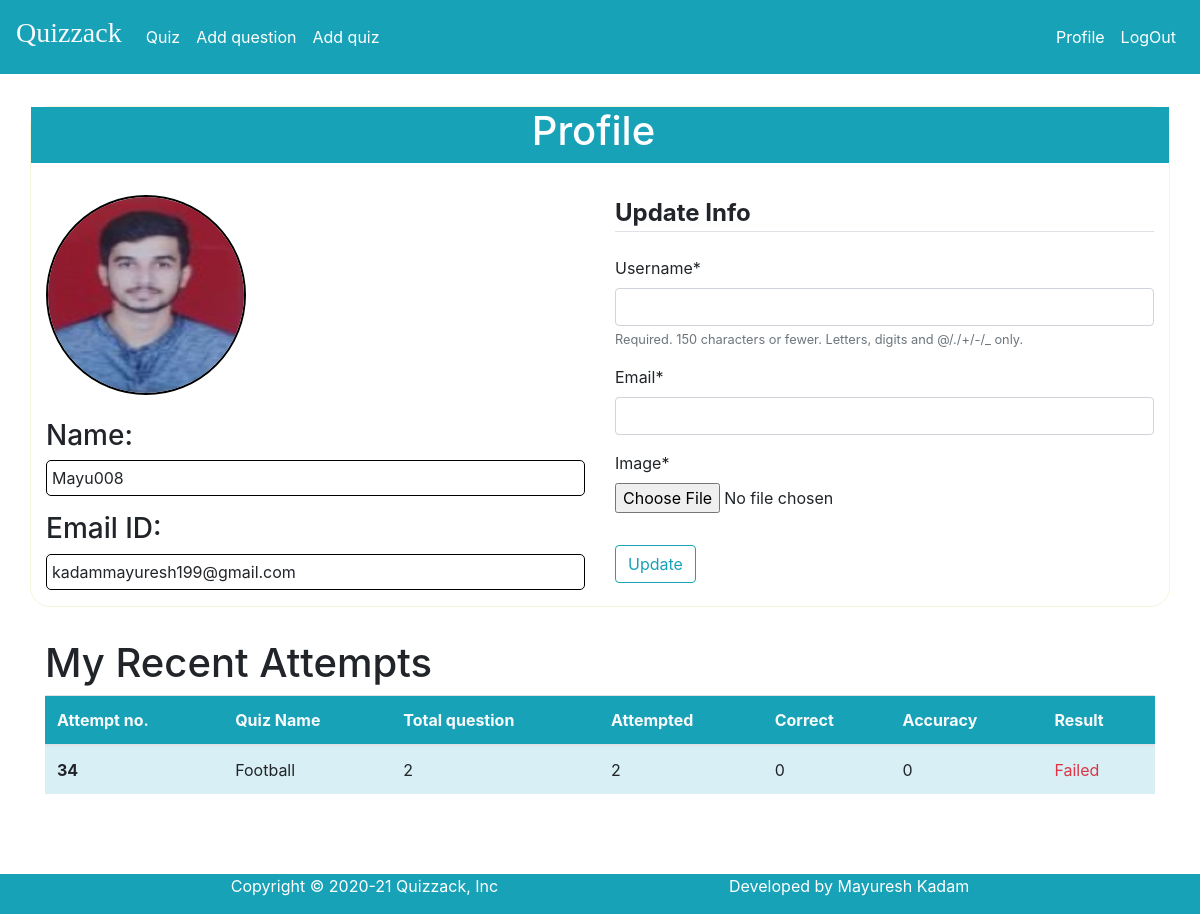
The page /profile/ (signed in) on the database as committed earlier.
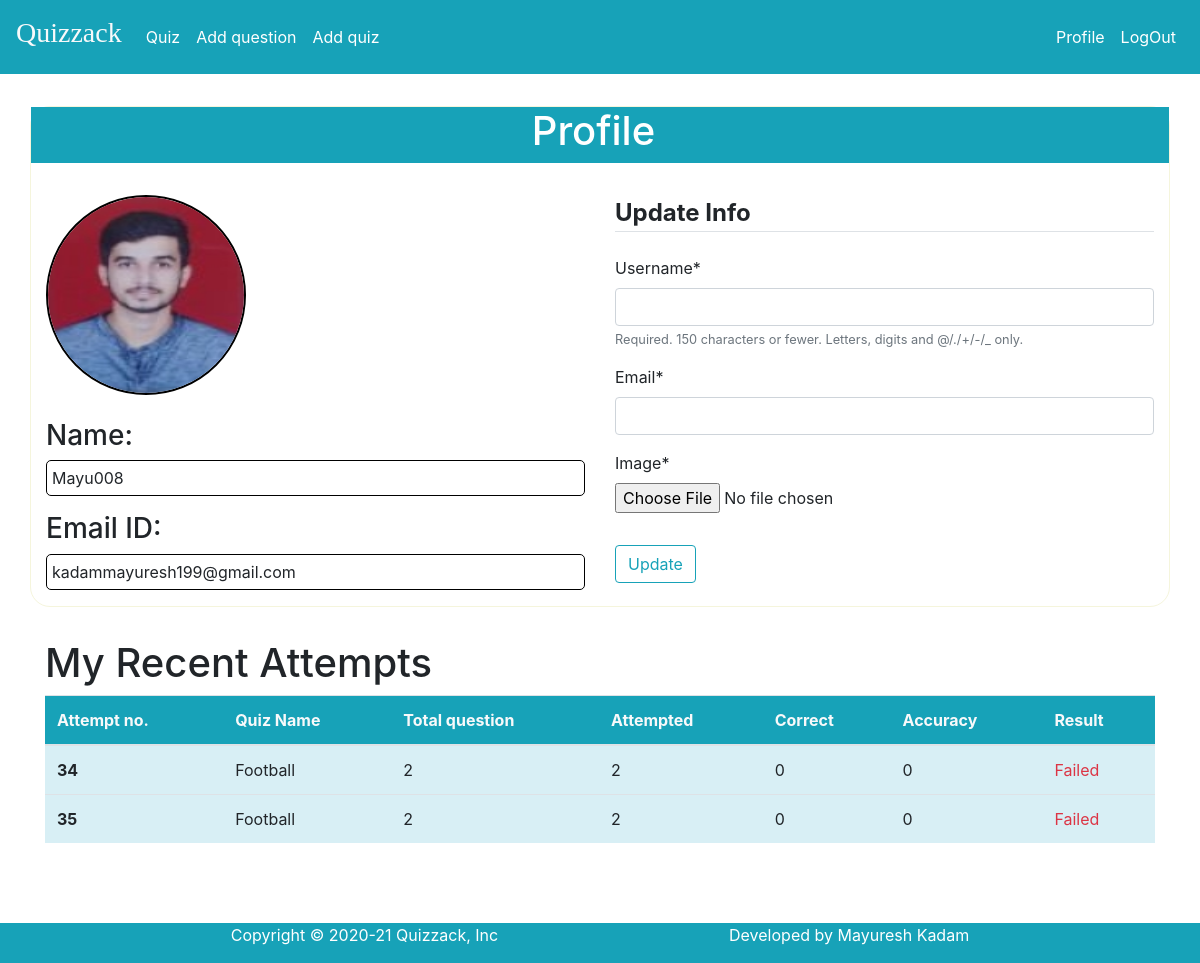
The same page on the database as committed later.
### blog/models.py (models this page shows, shortened)
class Attempts(models.Model):
	attemptId = models.AutoField(primary_key=True)
	q_name = models.CharField(max_length=500, default="",null=True)
	qAttempter = models.CharField(max_length=500, default="",null=True)
	totalQue = models.IntegerField(default= 0 )
	attemptedQue = models.IntegerField(default= 0)
	correct = models.IntegerField(default= 0)
	accuracy = models.IntegerField(default= 0)
	attemptedtime = models.DateTimeField(default=datetime.now())

### user/views.py (the view, shortened to what this page needs)
# urls.py: path('profile/',user_views.profile, name="profile"),
@login_required
def profile(request):
	u_form = UserUpdateForm()
	p_form = ProfileUpdateFrom()
	a=Attempts.objects.filter(qAttempter=request.user).order_by('attemptedtime')
	if(len(a)>5):
		attempts=a[len(a)-5:]
	else:
		attempts=a
	context = {
	'u_form': u_form,
	'p_form':p_form,
	'attempts':attempts,
	'length':len(attempts)
	}
	return render(request,'user/profile.html',context)

### user/forms.py
class UserUpdateForm(forms.ModelForm):
	email = forms.EmailField()
	class Meta:
		model = User
		fields=['username','email']

class ProfileUpdateFrom(forms.ModelForm):
	class Meta:
		model = Profile
		fields = ['image']

### user/templates/user/profile.html (shortened to what this page needs)
{% extends "blog/base.html" %}
{% load crispy_forms_tags %}
{% block content %}
<div class="py-3"></div>
    <div class="content-section container shadow-lg" style="border-radius:20px;border: 1px solid beige;">
      <div class="row bg-info"><h1 style="color:white;margin-left: 44%;">Profile</h1></div>
      <div class="py-3"></div>
      <div class="row">
      <div class="col-sm-6" >
          <div>
         <img class="rounded-circle account-img" src="{{ user.profile.image.url }}" style="width:200px;height:200px;border:2px solid black">
        </div>
        <br>
         <div>
          <h3>Name:</h3>
          <p style="border:1px solid black;border-radius:5px;padding:5px;">{{ user.username }}</p>
          <h3>Email ID:</h3>
          <p style="border:1px solid black;border-radius:5px;padding:5px;">{{ user.email }}</p>
        </div>
         </div>
         <div class="col-sm-6">
      <form method="POST" action="" enctype="multipart/form-data">
          <fieldset class="form-group">
              <legend class="border-bottom mb-4"><b>Update Info</b></legend>
              {{ u_form|crispy }}
              {{ p_form|crispy }}
          </fieldset>
          <div class="form-group">
              <button class="btn btn-outline-info" type="submit">Update</button>
          </div>
      </form>
    </div>
    </div>
    </div>
    <div class="py-3"></div>
    <div class="container" id="Attempt">
        <h1>My Recent Attempts</h1>
        {% ifequal length 0 %}
        <h5>Quiz not attempted yet.</h5>
        {% else %}
        <table class="table">
            <thead class="thead bg-info text-light">
              <tr>
                <th scope="col">Attempt no.</th>
                <th scope="col">Quiz Name</th>
                <th scope="col">Total question</th>
                <th scope="col">Attempted</th>
                <th scope="col">Correct</th>
                <th scope="col">Accuracy</th>
                <th scope="col">Result</th>
              </tr>
            </thead>
            <tbody >
                {% for i in attempts%}
                {% if i.accuracy >= 50.0 %}
                <tr style="background-color: rgb(216, 239, 245)">
                    <th scope="row">{{i.attemptId}}</th>
                    <td>{{i.q_name}}</td>
                    <td>{{i.totalQue}}</td>
                    <td>{{i.attemptedQue}}</td>
                    <td>{{i.correct}}</td>
                    <td>{{i.accuracy}}</td>
                    <td class="text-success">Passed</td>
                  </tr>
                  {% else %}
                  <tr style="background-color: rgb(216, 239, 245)">
                    <th scope="row">{{i.attemptId}}</th>
                    <td>{{i.q_name}}</td>
                    <td>{{i.totalQue}}</td>
                    <td>{{i.attemptedQue}}</td>
                    <td>{{i.correct}}</td>
                    <td>{{i.accuracy}}</td>
                    <td class="text-danger">Failed</td>
                  </tr>
                  {% endif  %}
                {% endfor %}
            </tbody>
          </table>
          {% endifequal %}
    </div>
    <div class="py-3"></div>
{% endblock content %}

Rows that differ between the two databases and show on the page:
added Attempts: attemptId "35", q_name "Football", totalQue "2", attemptedQue "2", correct "0", accuracy "0"
